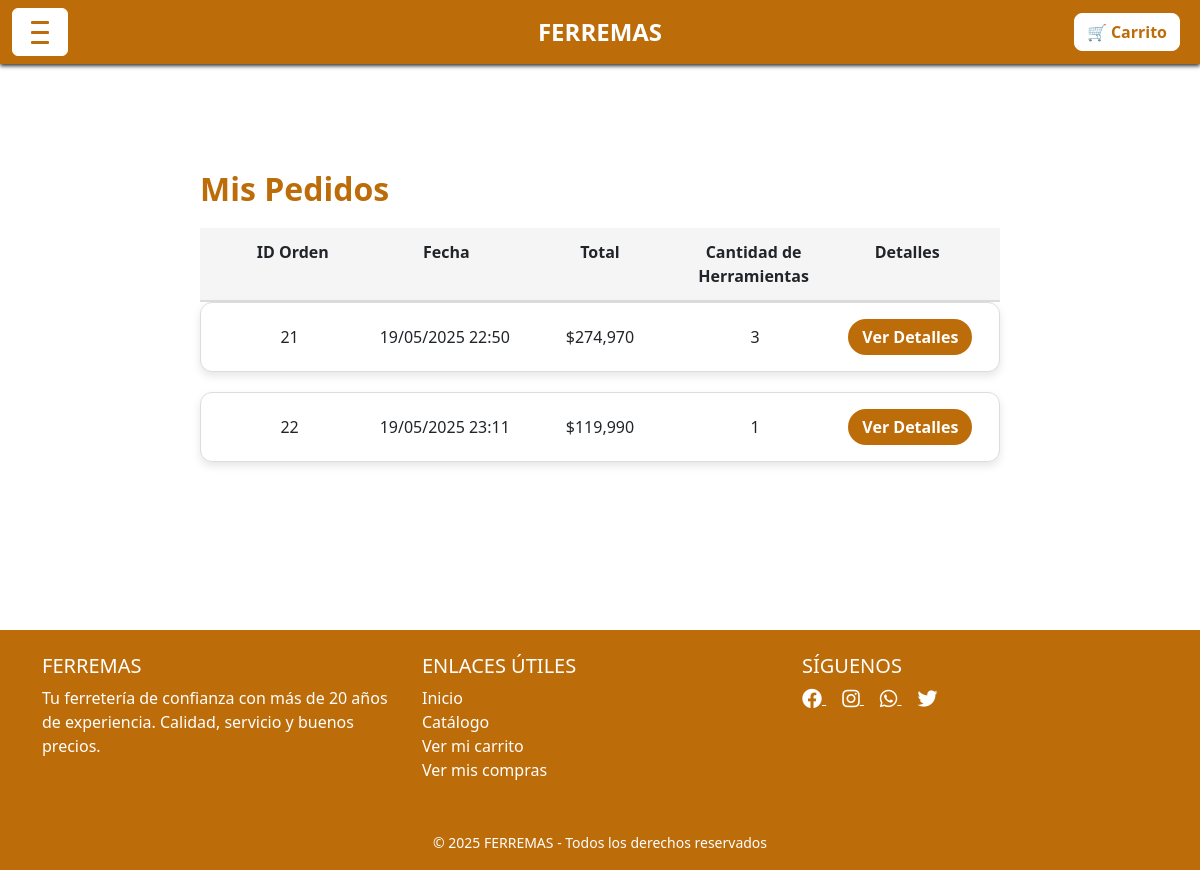
The page /ordenes/misPedidos/ (signed in) on the database its author committed.
### ordenes/models.py (models this page shows, shortened)
class Orden(models.Model):
    usuario = models.ForeignKey(User, on_delete=models.CASCADE)
    total_precio = models.DecimalField(max_digits=10, decimal_places=2)
    cantidad_herramientas = models.IntegerField()
    fecha = models.DateTimeField(auto_now_add=True)

### ordenes/views.py (the view)
# urls.py: path('misPedidos/', views.mis_pedidos, name='misPedidos'),
@login_required
def mis_pedidos(request):
    pedidos = Orden.objects.filter(usuario=request.user)
    context = {
        'pedidos': pedidos
    }
    return render(request, 'ordenes/misPedidos.html', context)

### ordenes/templates/ordenes/misPedidos.html (shortened to what this page needs)
{% extends "tiendaWeb/base.html" %}
{% load static %}
{% load humanize %}
{% block content %}
<link rel="stylesheet" href="{% static 'tiendaWeb/css/estilocarrito.css' %}">
<div class="container-pedidos">
    <h2 class="h2-pedidos">Mis Pedidos</h2>
    {% if pedidos %}
        <div class="tabla-pedidos">
            <div class="tabla-header">
                <div>ID Orden</div>
                <div>Fecha</div>
                <div>Total</div>
                <div>Cantidad de Herramientas</div>
                <div>Detalles</div>
            </div>
            {% for pedido in pedidos %}
                <div class="carrito-card">
                    <div class="info-pedido">
                        <div>{{ pedido.id }}</div>
                        <div>{{ pedido.fecha|date:"d/m/Y H:i" }}</div>
                        <div>${{ pedido.total_precio|floatformat:0|intcomma }}</div>
                        <div>{{ pedido.cantidad_herramientas }}</div>
                        <div>
                            <button class="btnuniversal btn-sm" type="button"
                                    data-bs-toggle="collapse"
                                    data-bs-target="#detalle{{ pedido.id }}"
                                    aria-expanded="false"
                                    aria-controls="detalle{{ pedido.id }}">
                                Ver Detalles
                            </button>
                        </div>
                    </div>
                </div>
            {% endfor %}
        </div>
    {% else %}
        <div class="no-pedidos">
            <p>No tienes pedidos realizados.</p>
        </div>
    {% endif %}
</div>
{% endblock %}

### tiendaWeb/static/tiendaWeb/css/estilos.css (style rules this page uses)
body { background-color: #ffffff; }

### tiendaWeb/static/tiendaWeb/css/estilocarrito.css (style rules this page uses)
.container-pedidos { padding: 100px 200px; }
.h2-pedidos { color: #bd6c0a; font-weight: bold; margin-bottom: 20px; }
.tabla-header { display: grid; grid-template-columns: repeat(5, 1fr); font-weight: bold; background-color: #f5f5f5; padding: 12px 16px; border-bottom: 2px solid #ddd; text-align: center; }
.carrito-card { background-color: #ffffff; border: 1px solid #ddd; border-radius: 12px; margin-bottom: 20px; box-shadow: 0px 4px 8px rgba(0, 0, 0, 0.1); transition: transform 0.2s ease, box-shadow 0.2s ease; padding: 16px; }
.info-pedido { display: grid; grid-template-columns: repeat(5, 1fr); text-align: center; align-items: center; gap: 10px; }
.btnuniversal { background-color: #bd6c0a; color: white; border: none; border-radius: 20px; padding: 6px 14px; transition: background-color 0.3s ease; font-weight: bold; }

### rows shown on the page
Orden: id "21", fecha "19/05/2025 22:50", total_precio "274,970", cantidad_herramientas "3"
Orden: id "22", fecha "19/05/2025 23:11", total_precio "119,990", cantidad_herramientas "1"
